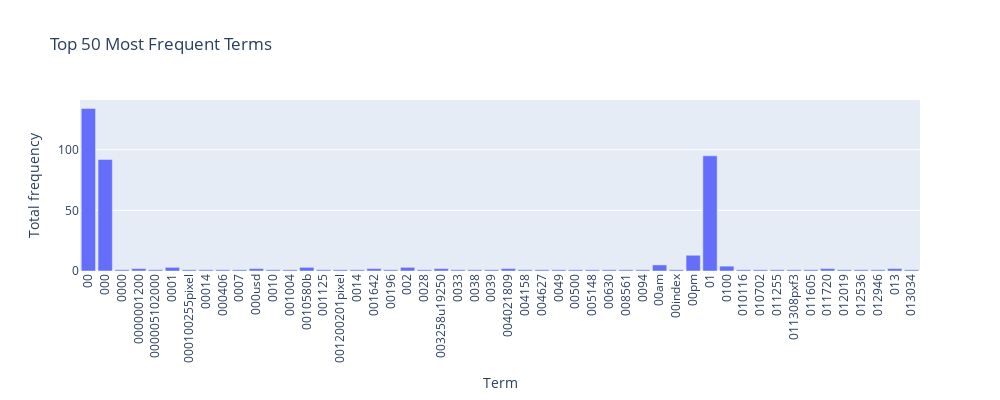

Notebook cell for this chart:
### Markdown cell above
# Exercise 13

### Code cell
# Answer here
g = px.bar(df_top[:50], x="Term", y="Total frequency", title="Top 50 Most Frequent Terms")
g.update_layout(xaxis_tickangle=-90, bargap=0.15, height=400, width=1000)
g.show()

### Figure 1 — Plotly figure (JSON) as saved in the notebook; plotly's stock layout.template omitted (floating-point values rounded to 4 significant figures)
{"data": [{"hovertemplate": "Term=%{x}<br>Total frequency=%{y}<extra></extra>", "legendgroup": "", "marker": {"color": "#636efa", "pattern": {"shape": ""}}, "name": "", "orientation": "v", "showlegend": false, "textposition": "auto", "type": "bar", "x": ["00", "000", "0000", "0000001200", "000005102000", "0001", "000100255pixel", "00014", "000406", "0007", "000usd", "0010", "001004", "0010580b", "001125", "001200201pixel", "0014", "001642", "00196", "002", "0028", "003258u19250", "0033", "0038", "0039", "004021809", "004158", "004627", "0049", "00500", "005148", "00630", "008561", "0094", "00am", "00index", "00pm", "01", "0100", "010116", "010702", "011255", "011308pxf3", "011605", "011720", "012019", "012536", "012946", "013", "013034"], "xaxis": "x", "y": [134, 92, 1, 2, 1, 3, 1, 1, 1, 1, 2, 1, 1, 3, 1, 1, 1, 2, 1, 3, 1, 2, 1, 1, 1, 2, 1, 1, 1, 1, 1, 1, 1, 1, 5, 1, 13, 95, 4, 1, 1, 1, 1, 1, 2, 1, 1, 1, 2, 1], "yaxis": "y"}], "layout": {"bargap": 0.15, "barmode": "relative", "height": 400, "legend": {"tracegroupgap": 0}, "title": {"text": "Top 50 Most Frequent Terms"}, "width": 1000, "xaxis": {"anchor": "y", "domain": [0, 1], "tickangle": -90, "title": {"text": "Term"}}, "yaxis": {"anchor": "x", "domain": [0, 1], "title": {"text": "Total frequency"}}}}
